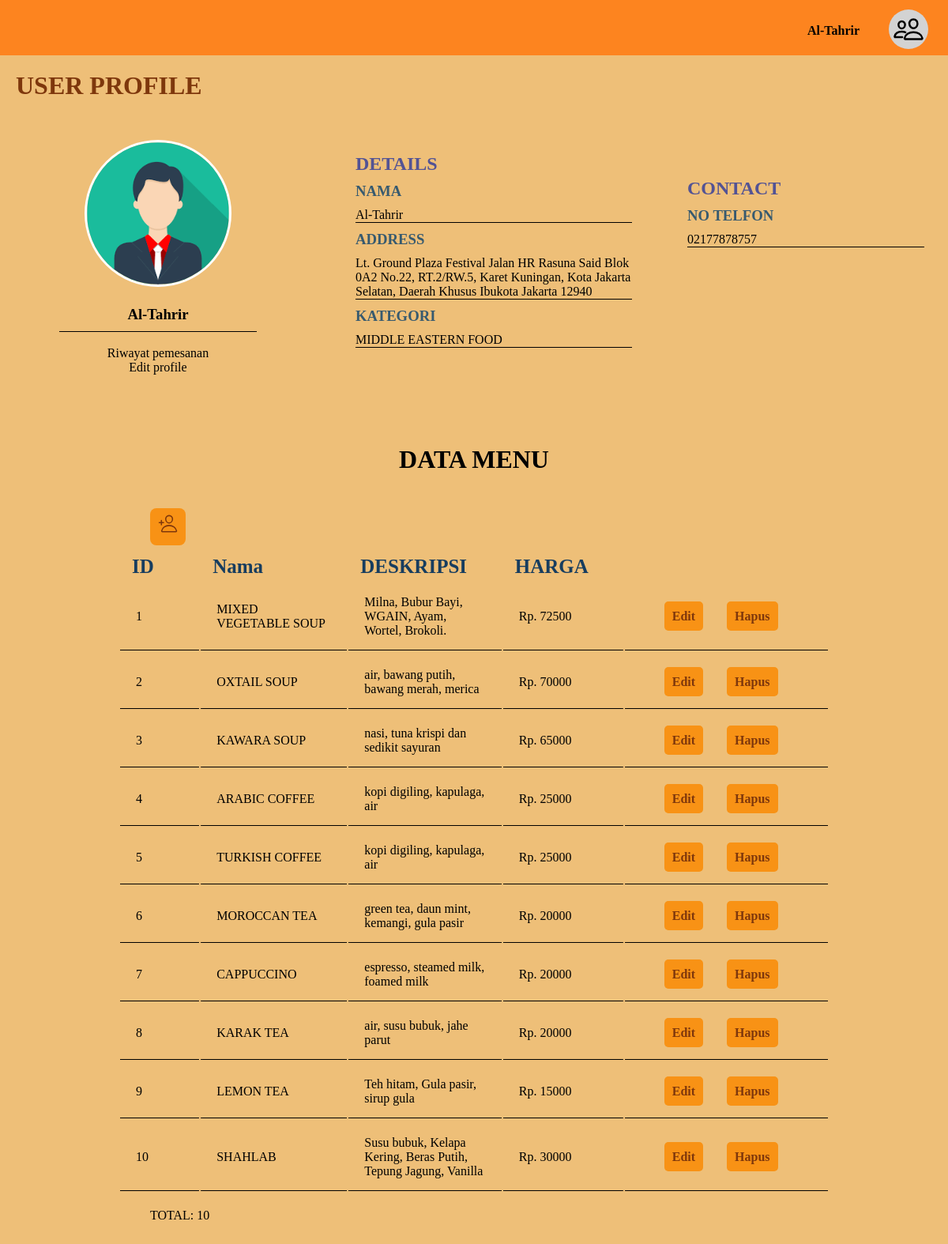
Page /resto/altahrir.php on the committed database.
### tables this page shows
CREATE TABLE `presto` (
  `ID` int(50) NOT NULL,
  `NAMA` varchar(255) NOT NULL,
  `ALAMAT` varchar(255) NOT NULL,
  `NOTELFON` varchar(50) NOT NULL,
  `KATEGORI` varchar(50) NOT NULL
);

CREATE TABLE `altahrir` (
  `ID` int(50) NOT NULL,
  `NAMA` varchar(255) NOT NULL,
  `DESKRIPSI` varchar(255) NOT NULL,
  `HARGA` int(50) NOT NULL
);

### admin/config.php (called while the page is built, shortened)
<?php
	$server = "localhost";
	$user = "root";
	$password = "";
	$nama_database = "bifood";
	$db = mysqli_connect($server, $user, $password, $nama_database);
		$test12 = mysqli_query($db, "SELECT * FROM presto WHERE ID = 12");
?>

### resto/altahrir.php (the view, shortened to what this page needs)
<!DOCTYPE html>
<html lang="en">
<head>
    <link rel="stylesheet" type="text/css" href="../css/home.css">
    <link rel="stylesheet" type="text/css" href="../css/uprofile.css">
    <link rel="stylesheet" type="text/css" href="../css/menuprof.css">
</head>
<body>
    <header>
        <div class="prof">
            <ul>
                <li>
                    <h4 class="uy">
                    <?php
                    include("../admin/config.php");
                    while($presto = mysqli_fetch_array($test12)){
                        echo "$presto[1]";
                    }
                    ?>
                    </h4>
                    <p><ion-icon name="people-outline"></ion-icon></p>
                </li>
            </ul>
        </div>
    </header>
    <div class="container">
        <h1>USER PROFILE</h1>
        <div class="abc">
            <img src="../img/profile.png">
            <h3>
                <?php
                    include("../admin/config.php");
                    while($presto = mysqli_fetch_array($test12)){
                        echo "$presto[1]";
                    }
                ?>
            </h3><br>
            <a href="altahrir/listpemesanan.php">Riwayat pemesanan</a><br>
            <a href="../admin/listuser.php">Edit profile</a>
        </div>
        <div class="efg">
            <h2>DETAILS</h2>
            <h3>NAMA</h3>
            <p>
                <?php
                    include("../admin/config.php");
                    while($presto = mysqli_fetch_array($test12)){
                        echo "$presto[1]";
                    }
                ?>
            </p>
            <h3>ADDRESS</h3>
            <p>
                <?php
                    include("../admin/config.php");
                    while($presto = mysqli_fetch_array($test12)){
                        echo "$presto[2]";
                    }
                ?>
            </p>
            <h3>KATEGORI</h3>
            <p>
                <?php
                    include("../admin/config.php");
                    while($presto = mysqli_fetch_array($test12)){
                        echo "$presto[4]";
                    }
                ?>
            </p>
        </div>
        <div class="hij">
            <h2>CONTACT</h2>
            <h3>NO TELFON</h3>
            <p>
                <?php
                    include("../admin/config.php");
                    while($presto = mysqli_fetch_array($test12)){
                        echo "$presto[3]";
                    }
                ?>
            </p>
        </div>
    </div>
    <div class="menu">
    <h1>DATA MENU</h1>
    <nav>
		<a href="altahrir/form_tambah.php"><ion-icon name="person-add-outline"></ion-icon></a>
	</nav>
    <table>
		<thead>
			<tr>
				<th>ID</th>
				<th>Nama</th>
				<th>DESKRIPSI</th>
				<th>HARGA</th>
			</tr>
		</thead>
		<tbody>
			<?php
				$sql = "SELECT * FROM altahrir";
				$query = mysqli_query($db, $sql);
				while($altahrir = mysqli_fetch_array($query)){
					echo "<tr>";
					echo "<td>".$altahrir['ID']."</td>";
					echo "<td>".$altahrir['NAMA']."</td>";
					echo "<td>".$altahrir['DESKRIPSI']."</td>";
					echo "<td> Rp. ".$altahrir['HARGA']."</td>";
                    echo "<td>";
					echo "<a href='altahrir/form_edit.php?ID=".$altahrir['ID']."'>Edit</a>";
                    echo "<a href='altahrir/hapus.php?ID=".$altahrir['ID']."' onClick=\"return confirm('yakin?');\">Hapus</a>";
					echo "</tr>";
				}
			?>
		</tbody>
	</table>
	<p class="total">TOTAL: <?php echo mysqli_num_rows($query) ?></p>
    </div>
</body>
</html>

### css/home.css (style rules this page uses)
* { margin: 0; padding: 0; }
html { scroll-behavior: smooth; }
body { background-color: #EEBF78; }
header { width: 100%; height: 50px; background-color: #FD841F; text-align: center; padding-top: 10px; padding-bottom: 10px; }
.prof ul li { display: inline-block; cursor: pointer; }
.prof p ion-icon { font-size: 40px; margin-left: 100px; margin-top: -60px; padding: 5px; border-radius: 50%; -webkit-border-radius: 50%; -moz-border-radius: 50%; -ms-border-radius: 50%; -o-border-radius: 50%; background-color: lightgrey; }
.prof { margin-left: 1000px; margin-top: -25px; }
.uy { margin-left: -90px; }

### css/uprofile.css (style rules this page uses)
* { margin: 0; padding: 0; }
.prof { margin-top: 20px; }
.container h1 { font-family: 'Goudy Old Style'; color: #7E370C; padding: 20px 20px; }
.abc { width: 300px; text-align: center; margin-left: 50px; margin-top: 30px; }
.abc img { width: 180px; border-radius: 50%; -webkit-border-radius: 50%; -moz-border-radius: 50%; -ms-border-radius: 50%; -o-border-radius: 50%; border: 3px solid white; margin-bottom: 20px; }
.abc h3 { border-bottom: 1px solid #000; width: 250px; margin-left: 25px; padding-bottom: 10px; }
.abc a { text-decoration: none; margin-top: 20px; color: black; }
.efg { margin-left: 450px; margin-top: -280px; width: 350px; }
.efg h2 { font-family: tahoma; color: rgb(83, 83, 148); }
.efg h3 { font-family: tahoma; color: rgb(55, 90, 111); margin-bottom: 10px; margin-top: 10px; }
.efg p { border-bottom: 1px solid #000; }
.hij { width: 300px; margin-left: 870px; margin-top: -215px; }
.hij h2 { font-family: tahoma; color: rgb(83, 83, 148); }
.hij h3 { font-family: tahoma; color: rgb(55, 90, 111); margin-bottom: 10px; margin-top: 10px; }
.hij p { border-bottom: 1px solid #000; }

### css/menuprof.css (style rules this page uses)
.menu { margin-top: 250px; }
.menu h1 { text-align: center; }
nav { margin-top: 50px; margin-left: 190px; }
.total { margin-top: 20px; margin-left: 190px; padding-bottom: 50px; }
nav a { text-decoration: none; font-size: 25px; padding: 10px 10px; background-color: rgb(248, 146, 21); color: #7E370C; border-radius: 8px; -webkit-border-radius: 8px; -moz-border-radius: 8px; -ms-border-radius: 8px; -o-border-radius: 8px; }
table { margin-top: 20px; width: 900px; margin-left: auto; margin-right: auto; }
thead th { font-weight: bold; font-size: 25px; text-align: left; padding-left: 15px; color: rgb(23, 61, 95); }
tbody td { border-bottom: 1px solid #000; padding: 20px 20px; padding-bottom: 15px; width: 9000px; }
tbody td a { margin-left: 30px; }
tbody a { text-decoration: none; margin-left: 15px; padding: 10px; margin-bottom: 5px; border-radius: 5px; -webkit-border-radius: 5px; -moz-border-radius: 5px; -ms-border-radius: 5px; -o-border-radius: 5px; background-color: rgb(248, 146, 21); color: #7E370C; cursor: pointer; font-weight: bold; }

### rows in the picture
presto: NAMA "Al-Tahrir", ALAMAT "Lt. Ground Plaza Festival Jalan HR Rasuna Said Blok 0A2 No.22, RT.2/RW.5, Karet Kuningan, Kota Jakarta Selatan, Daerah Khusus Ibukota Jakarta 12940", KATEGORI "MIDDLE EASTERN FOOD", NOTELFON "02177878757"
altahrir: ID "1", NAMA "MIXED VEGETABLE SOUP", DESKRIPSI "Milna, Bubur Bayi, WGAIN, Ayam, Wortel, Brokoli.", HARGA "72500"
altahrir: ID "2", NAMA "OXTAIL SOUP", DESKRIPSI "air, bawang putih, bawang merah, merica", HARGA "70000"
altahrir: ID "3", NAMA "KAWARA SOUP", DESKRIPSI "nasi, tuna krispi dan sedikit sayuran", HARGA "65000"
altahrir: ID "4", NAMA "ARABIC COFFEE", DESKRIPSI "kopi digiling, kapulaga, air", HARGA "25000"
altahrir: ID "5", NAMA "TURKISH COFFEE", DESKRIPSI "kopi digiling, kapulaga, air", HARGA "25000"
altahrir: ID "6", NAMA "MOROCCAN TEA", DESKRIPSI "green tea, daun mint, kemangi, gula pasir", HARGA "20000"
altahrir: ID "7", NAMA "CAPPUCCINO", DESKRIPSI "espresso, steamed milk, foamed milk", HARGA "20000"
altahrir: ID "8", NAMA "KARAK TEA", DESKRIPSI "air, susu bubuk, jahe parut", HARGA "20000"
altahrir: ID "9", NAMA "LEMON TEA", DESKRIPSI "Teh hitam, Gula pasir, sirup gula", HARGA "15000"
altahrir: ID "10", NAMA "SHAHLAB", DESKRIPSI "Susu bubuk, Kelapa Kering, Beras Putih, Tepung Jagung, Vanilla", HARGA "30000"

### other values in the picture
mysqli_num_rows($query) "10"
